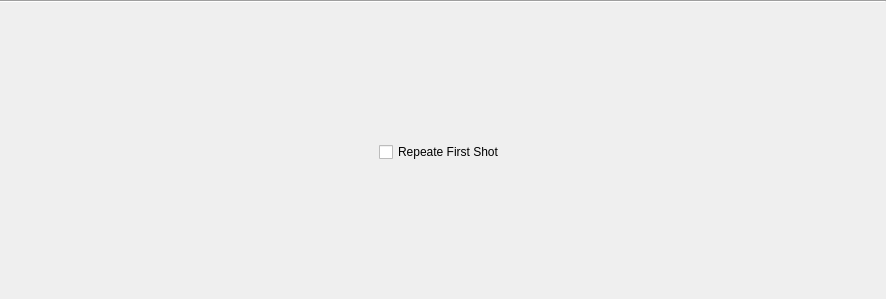
<?xml version="1.0" encoding="UTF-8"?>
<ui version="4.0">
 <class>Form</class>
 <widget class="QWidget" name="Form">
  <property name="geometry">
   <rect>
    <x>0</x>
    <y>0</y>
    <width>886</width>
    <height>299</height>
   </rect>
  </property>
  <property name="sizePolicy">
   <sizepolicy hsizetype="MinimumExpanding" vsizetype="Preferred">
    <horstretch>0</horstretch>
    <verstretch>0</verstretch>
   </sizepolicy>
  </property>
  <property name="windowTitle">
   <string>Form</string>
  </property>
  <layout class="QVBoxLayout" name="verticalLayout">
   <property name="spacing">
    <number>3</number>
   </property>
   <property name="margin">
    <number>0</number>
   </property>
   <item>
    <widget class="Line" name="line">
     <property name="orientation">
      <enum>Qt::Horizontal</enum>
     </property>
    </widget>
   </item>
   <item>
    <layout class="QHBoxLayout" name="horizontalLayout">
     <item>
      <spacer name="horizontalSpacer">
       <property name="orientation">
        <enum>Qt::Horizontal</enum>
       </property>
       <property name="sizeHint" stdset="0">
        <size>
         <width>0</width>
         <height>0</height>
        </size>
       </property>
      </spacer>
     </item>
     <item>
      <widget class="QCheckBox" name="checkBox_repeateFirst">
       <property name="text">
        <string>Repeate First Shot</string>
       </property>
      </widget>
     </item>
     <item>
      <widget class="QWidget" name="widget" native="true">
       <property name="toolTip">
        <string>Number of shots to keep on disk when in repeat mode.
Repeated shots older than this will be deleted from disk.</string>
       </property>
       <layout class="QHBoxLayout" name="horizontalLayout_5">
        <property name="spacing">
         <number>0</number>
        </property>
        <property name="margin">
         <number>0</number>
        </property>
       </layout>
      </widget>
     </item>
     <item>
      <spacer name="horizontalSpacer_8">
       <property name="orientation">
        <enum>Qt::Horizontal</enum>
       </property>
       <property name="sizeHint" stdset="0">
        <size>
         <width>0</width>
         <height>0</height>
        </size>
       </property>
      </spacer>
     </item>
    </layout>
   </item>
  </layout>
 </widget>
 <resources>
  <include location="../../../../../../usr/local/lib/python2.7/dist-packages/qtutils/icons/icons.qrc"/>
 </resources>
 <connections/>
</ui>
